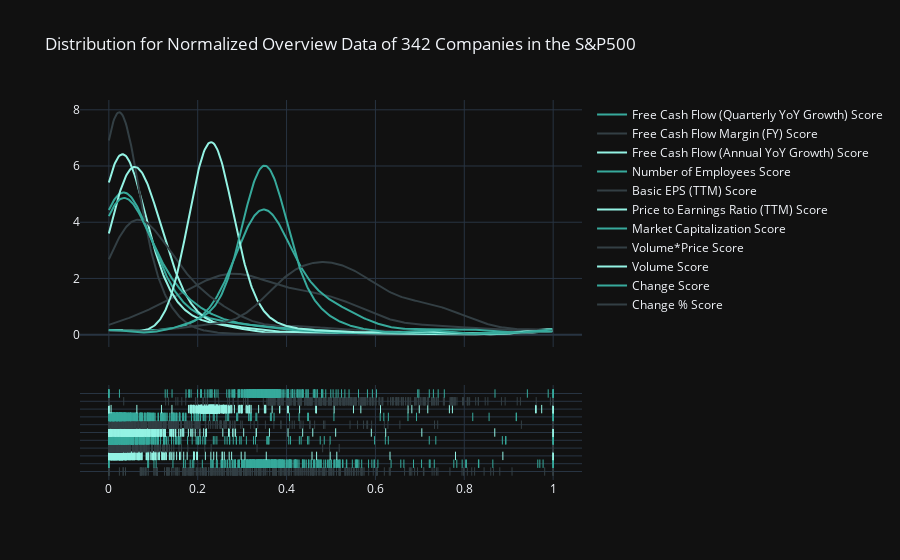
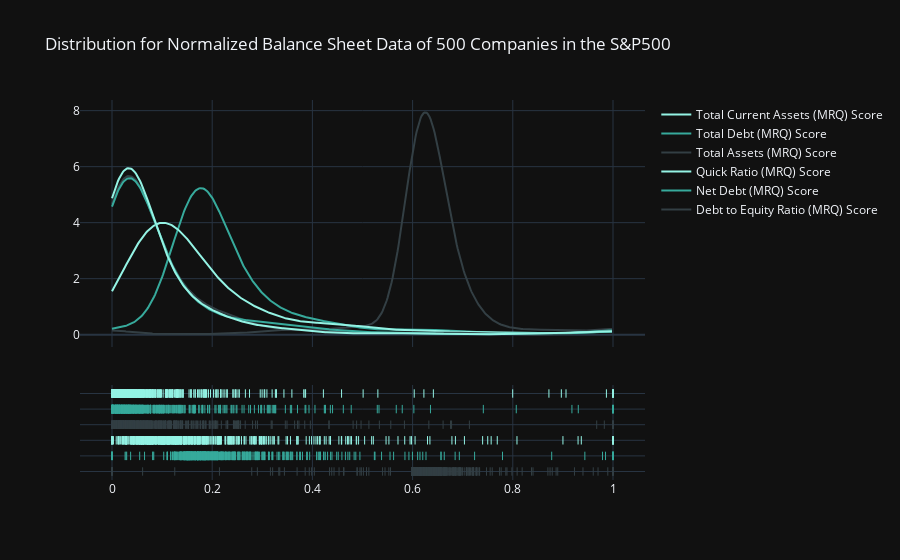
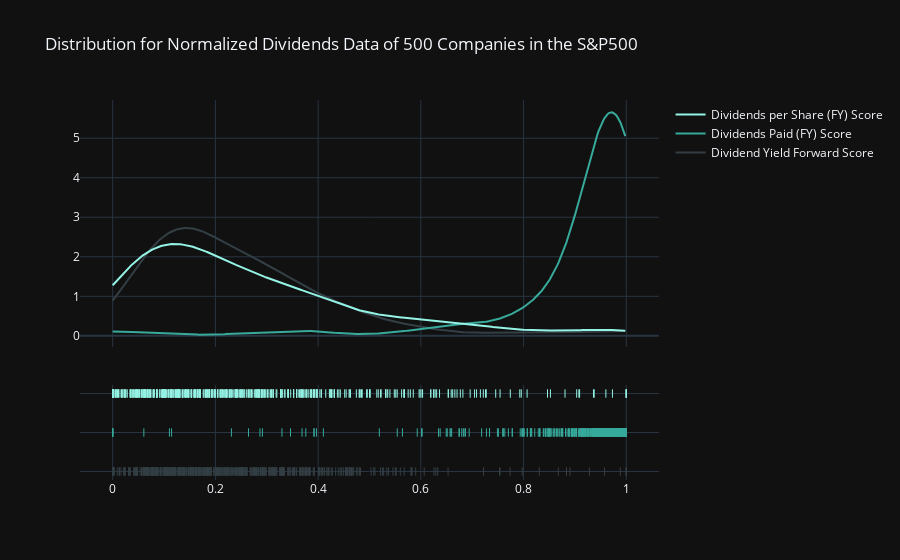
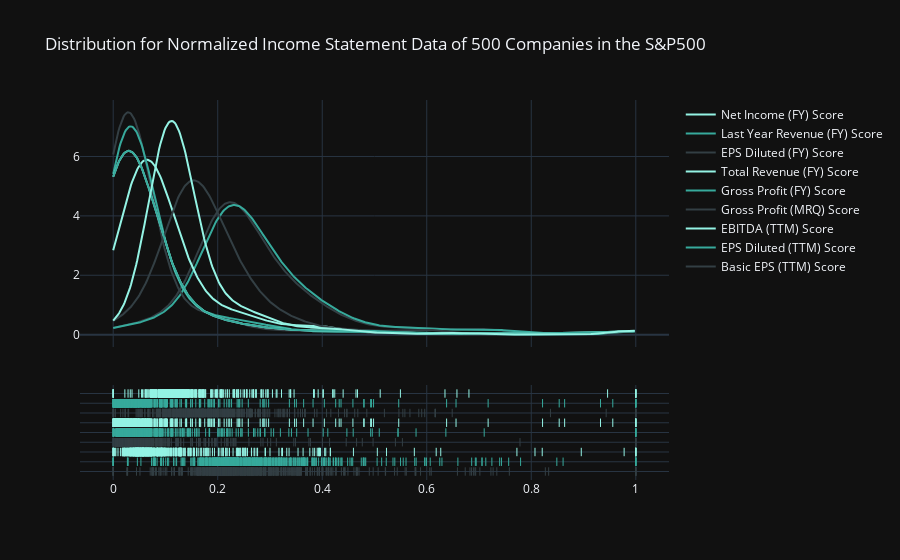

These figures' notebook cell, in order:
### Code cell
def distplot(df, data_name):
    df = df.select_dtypes(exclude='object')[:500]
    n = len(df)
    
    for column in df.columns:
        test.rank(df, col=column, normalize_only=True, upper_quantile=0.99, lower_quantile=0.01)
        
    score_data_length = len(df.axes[1])
    input_df = df.T[int(score_data_length/2 + 1):].T
    hist_data = [input_df[x] for x in input_df.columns]
    
    group_labels = [x for x in input_df.columns]
    colors = ['#333F44', '#37AA9C', '#94F3E4']

    fig = ff.create_distplot(hist_data, group_labels, show_hist=False, colors=colors)
    fig.update_layout(title_text=f'Distribution for Normalized {data_name} of {n} Companies in the S&P500', template='plotly_dark')
    fig.show()

dfs = [
    overview_df,
    balance_sheet_df,
    dividends_df,
    income_statement_df,
    margins_df,
    performance_df,
    valuation_df
    ]

dfs_names = [
    "Overview Data",
    "Balance Sheet Data",
    "Dividends Data",
    "Income Statement Data",
    "Margins Data",
    "Performance Data",
    "Valuation Data"
    ]

for df, name in zip(dfs, dfs_names):
    df.dropna(inplace=True)
    distplot(df, name)

### Figure 1 — Plotly figure (JSON) as saved in the notebook; plotly's stock layout.template omitted (floating-point values rounded to 4 significant figures; data arrays with more than 128 entries replaced by an {"elided": "..."} marker saying what was removed)
{"data": [{"legendgroup": "Change % Score", "marker": {"color": "#333F44"}, "mode": "lines", "name": "Change % Score", "showlegend": true, "type": "scatter", "x": {"elided": "500 float values"}, "xaxis": "x", "y": {"elided": "500 float values"}, "yaxis": "y"}, {"legendgroup": "Change Score", "marker": {"color": "#37AA9C"}, "mode": "lines", "name": "Change Score", "showlegend": true, "type": "scatter", "x": {"elided": "500 float values"}, "xaxis": "x", "y": {"elided": "500 float values"}, "yaxis": "y"}, {"legendgroup": "Volume Score", "marker": {"color": "#94F3E4"}, "mode": "lines", "name": "Volume Score", "showlegend": true, "type": "scatter", "x": {"elided": "500 float values"}, "xaxis": "x", "y": {"elided": "500 float values"}, "yaxis": "y"}, {"legendgroup": "Volume*Price Score", "marker": {"color": "#333F44"}, "mode": "lines", "name": "Volume*Price Score", "showlegend": true, "type": "scatter", "x": {"elided": "500 float values"}, "xaxis": "x", "y": {"elided": "500 float values"}, "yaxis": "y"}, {"legendgroup": "Market Capitalization Score", "marker": {"color": "#37AA9C"}, "mode": "lines", "name": "Market Capitalization Score", "showlegend": true, "type": "scatter", "x": {"elided": "500 float values"}, "xaxis": "x", "y": {"elided": "500 float values"}, "yaxis": "y"}, {"legendgroup": "Price to Earnings Ratio (TTM) Score", "marker": {"color": "#94F3E4"}, "mode": "lines", "name": "Price to Earnings Ratio (TTM) Score", "showlegend": true, "type": "scatter", "x": {"elided": "500 float values"}, "xaxis": "x", "y": {"elided": "500 float values"}, "yaxis": "y"}, {"legendgroup": "Basic EPS (TTM) Score", "marker": {"color": "#333F44"}, "mode": "lines", "name": "Basic EPS (TTM) Score", "showlegend": true, "type": "scatter", "x": {"elided": "500 float values"}, "xaxis": "x", "y": {"elided": "500 float values"}, "yaxis": "y"}, {"legendgroup": "Number of Employees Score", "marker": {"color": "#37AA9C"}, "mode": "lines", "name": "Number of Employees Score", "showlegend": true, "type": "scatter", "x": {"elided": "500 float values"}, "xaxis": "x", "y": {"elided": "500 float values"}, "yaxis": "y"}, {"legendgroup": "Free Cash Flow (Annual YoY Growth) Score", "marker": {"color": "#94F3E4"}, "mode": "lines", "name": "Free Cash Flow (Annual YoY Growth) Score", "showlegend": true, "type": "scatter", "x": {"elided": "500 float values"}, "xaxis": "x", "y": {"elided": "500 float values"}, "yaxis": "y"}, {"legendgroup": "Free Cash Flow Margin (FY) Score", "marker": {"color": "#333F44"}, "mode": "lines", "name": "Free Cash Flow Margin (FY) Score", "showlegend": true, "type": "scatter", "x": {"elided": "500 float values"}, "xaxis": "x", "y": {"elided": "500 float values"}, "yaxis": "y"}, {"legendgroup": "Free Cash Flow (Quarterly YoY Growth) Score", "marker": {"color": "#37AA9C"}, "mode": "lines", "name": "Free Cash Flow (Quarterly YoY Growth) Score", "showlegend": true, "type": "scatter", "x": {"elided": "500 float values"}, "xaxis": "x", "y": {"elided": "500 float values"}, "yaxis": "y"}, {"legendgroup": "Change % Score", "marker": {"color": "#333F44", "symbol": "line-ns-open"}, "mode": "markers", "name": "Change % Score", "showlegend": false, "type": "scatter", "x": {"elided": "342 float values"}, "xaxis": "x", "y": {"elided": "342 str values"}, "yaxis": "y2"}, {"legendgroup": "Change Score", "marker": {"color": "#37AA9C", "symbol": "line-ns-open"}, "mode": "markers", "name": "Change Score", "showlegend": false, "type": "scatter", "x": {"elided": "342 float values"}, "xaxis": "x", "y": {"elided": "342 str values"}, "yaxis": "y2"}, {"legendgroup": "Volume Score", "marker": {"color": "#94F3E4", "symbol": "line-ns-open"}, "mode": "markers", "name": "Volume Score", "showlegend": false, "type": "scatter", "x": {"elided": "342 float values"}, "xaxis": "x", "y": {"elided": "342 str values"}, "yaxis": "y2"}, {"legendgroup": "Volume*Price Score", "marker": {"color": "#333F44", "symbol": "line-ns-open"}, "mode": "markers", "name": "Volume*Price Score", "showlegend": false, "type": "scatter", "x": {"elided": "342 float values"}, "xaxis": "x", "y": {"elided": "342 str values"}, "yaxis": "y2"}, {"legendgroup": "Market Capitalization Score", "marker": {"color": "#37AA9C", "symbol": "line-ns-open"}, "mode": "markers", "name": "Market Capitalization Score", "showlegend": false, "type": "scatter", "x": {"elided": "342 float values"}, "xaxis": "x", "y": {"elided": "342 str values"}, "yaxis": "y2"}, {"legendgroup": "Price to Earnings Ratio (TTM) Score", "marker": {"color": "#94F3E4", "symbol": "line-ns-open"}, "mode": "markers", "name": "Price to Earnings Ratio (TTM) Score", "showlegend": false, "type": "scatter", "x": {"elided": "342 float values"}, "xaxis": "x", "y": {"elided": "342 str values"}, "yaxis": "y2"}, {"legendgroup": "Basic EPS (TTM) Score", "marker": {"color": "#333F44", "symbol": "line-ns-open"}, "mode": "markers", "name": "Basic EPS (TTM) Score", "showlegend": false, "type": "scatter", "x": {"elided": "342 float values"}, "xaxis": "x", "y": {"elided": "342 str values"}, "yaxis": "y2"}, {"legendgroup": "Number of Employees Score", "marker": {"color": "#37AA9C", "symbol": "line-ns-open"}, "mode": "markers", "name": "Number of Employees Score", "showlegend": false, "type": "scatter", "x": {"elided": "342 float values"}, "xaxis": "x", "y": {"elided": "342 str values"}, "yaxis": "y2"}, {"legendgroup": "Free Cash Flow (Annual YoY Growth) Score", "marker": {"color": "#94F3E4", "symbol": "line-ns-open"}, "mode": "markers", "name": "Free Cash Flow (Annual YoY Growth) Score", "showlegend": false, "type": "scatter", "x": {"elided": "342 float values"}, "xaxis": "x", "y": {"elided": "342 str values"}, "yaxis": "y2"}, {"legendgroup": "Free Cash Flow Margin (FY) Score", "marker": {"color": "#333F44", "symbol": "line-ns-open"}, "mode": "markers", "name": "Free Cash Flow Margin (FY) Score", "showlegend": false, "type": "scatter", "x": {"elided": "342 float values"}, "xaxis": "x", "y": {"elided": "342 str values"}, "yaxis": "y2"}, {"legendgroup": "Free Cash Flow (Quarterly YoY Growth) Score", "marker": {"color": "#37AA9C", "symbol": "line-ns-open"}, "mode": "markers", "name": "Free Cash Flow (Quarterly YoY Growth) Score", "showlegend": false, "type": "scatter", "x": {"elided": "342 float values"}, "xaxis": "x", "y": {"elided": "342 str values"}, "yaxis": "y2"}], "layout": {"barmode": "overlay", "hovermode": "closest", "legend": {"traceorder": "reversed"}, "title": {"text": "Distribution for Normalized Overview Data of 342 Companies in the S&P500"}, "xaxis": {"anchor": "y2", "domain": [0, 1], "zeroline": false}, "yaxis": {"anchor": "free", "domain": [0.35, 1], "position": 0}, "yaxis2": {"anchor": "x", "domain": [0, 0.25], "dtick": 1, "showticklabels": false}}}

### Figure 2 — Plotly figure (JSON) as saved in the notebook; plotly's stock layout.template omitted (floating-point values rounded to 4 significant figures; data arrays with more than 128 entries replaced by an {"elided": "..."} marker saying what was removed)
{"data": [{"legendgroup": "Debt to Equity Ratio (MRQ) Score", "marker": {"color": "#333F44"}, "mode": "lines", "name": "Debt to Equity Ratio (MRQ) Score", "showlegend": true, "type": "scatter", "x": {"elided": "500 float values"}, "xaxis": "x", "y": {"elided": "500 float values"}, "yaxis": "y"}, {"legendgroup": "Net Debt (MRQ) Score", "marker": {"color": "#37AA9C"}, "mode": "lines", "name": "Net Debt (MRQ) Score", "showlegend": true, "type": "scatter", "x": {"elided": "500 float values"}, "xaxis": "x", "y": {"elided": "500 float values"}, "yaxis": "y"}, {"legendgroup": "Quick Ratio (MRQ) Score", "marker": {"color": "#94F3E4"}, "mode": "lines", "name": "Quick Ratio (MRQ) Score", "showlegend": true, "type": "scatter", "x": {"elided": "500 float values"}, "xaxis": "x", "y": {"elided": "500 float values"}, "yaxis": "y"}, {"legendgroup": "Total Assets (MRQ) Score", "marker": {"color": "#333F44"}, "mode": "lines", "name": "Total Assets (MRQ) Score", "showlegend": true, "type": "scatter", "x": {"elided": "500 float values"}, "xaxis": "x", "y": {"elided": "500 float values"}, "yaxis": "y"}, {"legendgroup": "Total Debt (MRQ) Score", "marker": {"color": "#37AA9C"}, "mode": "lines", "name": "Total Debt (MRQ) Score", "showlegend": true, "type": "scatter", "x": {"elided": "500 float values"}, "xaxis": "x", "y": {"elided": "500 float values"}, "yaxis": "y"}, {"legendgroup": "Total Current Assets (MRQ) Score", "marker": {"color": "#94F3E4"}, "mode": "lines", "name": "Total Current Assets (MRQ) Score", "showlegend": true, "type": "scatter", "x": {"elided": "500 float values"}, "xaxis": "x", "y": {"elided": "500 float values"}, "yaxis": "y"}, {"legendgroup": "Debt to Equity Ratio (MRQ) Score", "marker": {"color": "#333F44", "symbol": "line-ns-open"}, "mode": "markers", "name": "Debt to Equity Ratio (MRQ) Score", "showlegend": false, "type": "scatter", "x": {"elided": "500 float values"}, "xaxis": "x", "y": {"elided": "500 str values"}, "yaxis": "y2"}, {"legendgroup": "Net Debt (MRQ) Score", "marker": {"color": "#37AA9C", "symbol": "line-ns-open"}, "mode": "markers", "name": "Net Debt (MRQ) Score", "showlegend": false, "type": "scatter", "x": {"elided": "500 float values"}, "xaxis": "x", "y": {"elided": "500 str values"}, "yaxis": "y2"}, {"legendgroup": "Quick Ratio (MRQ) Score", "marker": {"color": "#94F3E4", "symbol": "line-ns-open"}, "mode": "markers", "name": "Quick Ratio (MRQ) Score", "showlegend": false, "type": "scatter", "x": {"elided": "500 float values"}, "xaxis": "x", "y": {"elided": "500 str values"}, "yaxis": "y2"}, {"legendgroup": "Total Assets (MRQ) Score", "marker": {"color": "#333F44", "symbol": "line-ns-open"}, "mode": "markers", "name": "Total Assets (MRQ) Score", "showlegend": false, "type": "scatter", "x": {"elided": "500 float values"}, "xaxis": "x", "y": {"elided": "500 str values"}, "yaxis": "y2"}, {"legendgroup": "Total Debt (MRQ) Score", "marker": {"color": "#37AA9C", "symbol": "line-ns-open"}, "mode": "markers", "name": "Total Debt (MRQ) Score", "showlegend": false, "type": "scatter", "x": {"elided": "500 float values"}, "xaxis": "x", "y": {"elided": "500 str values"}, "yaxis": "y2"}, {"legendgroup": "Total Current Assets (MRQ) Score", "marker": {"color": "#94F3E4", "symbol": "line-ns-open"}, "mode": "markers", "name": "Total Current Assets (MRQ) Score", "showlegend": false, "type": "scatter", "x": {"elided": "500 float values"}, "xaxis": "x", "y": {"elided": "500 str values"}, "yaxis": "y2"}], "layout": {"barmode": "overlay", "hovermode": "closest", "legend": {"traceorder": "reversed"}, "title": {"text": "Distribution for Normalized Balance Sheet Data of 500 Companies in the S&P500"}, "xaxis": {"anchor": "y2", "domain": [0, 1], "zeroline": false}, "yaxis": {"anchor": "free", "domain": [0.35, 1], "position": 0}, "yaxis2": {"anchor": "x", "domain": [0, 0.25], "dtick": 1, "showticklabels": false}}}

### Figure 3 — Plotly figure (JSON) as saved in the notebook; plotly's stock layout.template omitted (floating-point values rounded to 4 significant figures; data arrays with more than 128 entries replaced by an {"elided": "..."} marker saying what was removed)
{"data": [{"legendgroup": "Dividend Yield Forward Score", "marker": {"color": "#333F44"}, "mode": "lines", "name": "Dividend Yield Forward Score", "showlegend": true, "type": "scatter", "x": {"elided": "500 float values"}, "xaxis": "x", "y": {"elided": "500 float values"}, "yaxis": "y"}, {"legendgroup": "Dividends Paid (FY) Score", "marker": {"color": "#37AA9C"}, "mode": "lines", "name": "Dividends Paid (FY) Score", "showlegend": true, "type": "scatter", "x": {"elided": "500 float values"}, "xaxis": "x", "y": {"elided": "500 float values"}, "yaxis": "y"}, {"legendgroup": "Dividends per Share (FY) Score", "marker": {"color": "#94F3E4"}, "mode": "lines", "name": "Dividends per Share (FY) Score", "showlegend": true, "type": "scatter", "x": {"elided": "500 float values"}, "xaxis": "x", "y": {"elided": "500 float values"}, "yaxis": "y"}, {"legendgroup": "Dividend Yield Forward Score", "marker": {"color": "#333F44", "symbol": "line-ns-open"}, "mode": "markers", "name": "Dividend Yield Forward Score", "showlegend": false, "type": "scatter", "x": {"elided": "500 float values"}, "xaxis": "x", "y": {"elided": "500 str values"}, "yaxis": "y2"}, {"legendgroup": "Dividends Paid (FY) Score", "marker": {"color": "#37AA9C", "symbol": "line-ns-open"}, "mode": "markers", "name": "Dividends Paid (FY) Score", "showlegend": false, "type": "scatter", "x": {"elided": "500 float values"}, "xaxis": "x", "y": {"elided": "500 str values"}, "yaxis": "y2"}, {"legendgroup": "Dividends per Share (FY) Score", "marker": {"color": "#94F3E4", "symbol": "line-ns-open"}, "mode": "markers", "name": "Dividends per Share (FY) Score", "showlegend": false, "type": "scatter", "x": {"elided": "500 float values"}, "xaxis": "x", "y": {"elided": "500 str values"}, "yaxis": "y2"}], "layout": {"barmode": "overlay", "hovermode": "closest", "legend": {"traceorder": "reversed"}, "title": {"text": "Distribution for Normalized Dividends Data of 500 Companies in the S&P500"}, "xaxis": {"anchor": "y2", "domain": [0, 1], "zeroline": false}, "yaxis": {"anchor": "free", "domain": [0.35, 1], "position": 0}, "yaxis2": {"anchor": "x", "domain": [0, 0.25], "dtick": 1, "showticklabels": false}}}

### Figure 4 — Plotly figure (JSON) as saved in the notebook; plotly's stock layout.template omitted (floating-point values rounded to 4 significant figures; data arrays with more than 128 entries replaced by an {"elided": "..."} marker saying what was removed)
{"data": [{"legendgroup": "Basic EPS (TTM) Score", "marker": {"color": "#333F44"}, "mode": "lines", "name": "Basic EPS (TTM) Score", "showlegend": true, "type": "scatter", "x": {"elided": "500 float values"}, "xaxis": "x", "y": {"elided": "500 float values"}, "yaxis": "y"}, {"legendgroup": "EPS Diluted (TTM) Score", "marker": {"color": "#37AA9C"}, "mode": "lines", "name": "EPS Diluted (TTM) Score", "showlegend": true, "type": "scatter", "x": {"elided": "500 float values"}, "xaxis": "x", "y": {"elided": "500 float values"}, "yaxis": "y"}, {"legendgroup": "EBITDA (TTM) Score", "marker": {"color": "#94F3E4"}, "mode": "lines", "name": "EBITDA (TTM) Score", "showlegend": true, "type": "scatter", "x": {"elided": "500 float values"}, "xaxis": "x", "y": {"elided": "500 float values"}, "yaxis": "y"}, {"legendgroup": "Gross Profit (MRQ) Score", "marker": {"color": "#333F44"}, "mode": "lines", "name": "Gross Profit (MRQ) Score", "showlegend": true, "type": "scatter", "x": {"elided": "500 float values"}, "xaxis": "x", "y": {"elided": "500 float values"}, "yaxis": "y"}, {"legendgroup": "Gross Profit (FY) Score", "marker": {"color": "#37AA9C"}, "mode": "lines", "name": "Gross Profit (FY) Score", "showlegend": true, "type": "scatter", "x": {"elided": "500 float values"}, "xaxis": "x", "y": {"elided": "500 float values"}, "yaxis": "y"}, {"legendgroup": "Total Revenue (FY) Score", "marker": {"color": "#94F3E4"}, "mode": "lines", "name": "Total Revenue (FY) Score", "showlegend": true, "type": "scatter", "x": {"elided": "500 float values"}, "xaxis": "x", "y": {"elided": "500 float values"}, "yaxis": "y"}, {"legendgroup": "EPS Diluted (FY) Score", "marker": {"color": "#333F44"}, "mode": "lines", "name": "EPS Diluted (FY) Score", "showlegend": true, "type": "scatter", "x": {"elided": "500 float values"}, "xaxis": "x", "y": {"elided": "500 float values"}, "yaxis": "y"}, {"legendgroup": "Last Year Revenue (FY) Score", "marker": {"color": "#37AA9C"}, "mode": "lines", "name": "Last Year Revenue (FY) Score", "showlegend": true, "type": "scatter", "x": {"elided": "500 float values"}, "xaxis": "x", "y": {"elided": "500 float values"}, "yaxis": "y"}, {"legendgroup": "Net Income (FY) Score", "marker": {"color": "#94F3E4"}, "mode": "lines", "name": "Net Income (FY) Score", "showlegend": true, "type": "scatter", "x": {"elided": "500 float values"}, "xaxis": "x", "y": {"elided": "500 float values"}, "yaxis": "y"}, {"legendgroup": "Basic EPS (TTM) Score", "marker": {"color": "#333F44", "symbol": "line-ns-open"}, "mode": "markers", "name": "Basic EPS (TTM) Score", "showlegend": false, "type": "scatter", "x": {"elided": "500 float values"}, "xaxis": "x", "y": {"elided": "500 str values"}, "yaxis": "y2"}, {"legendgroup": "EPS Diluted (TTM) Score", "marker": {"color": "#37AA9C", "symbol": "line-ns-open"}, "mode": "markers", "name": "EPS Diluted (TTM) Score", "showlegend": false, "type": "scatter", "x": {"elided": "500 float values"}, "xaxis": "x", "y": {"elided": "500 str values"}, "yaxis": "y2"}, {"legendgroup": "EBITDA (TTM) Score", "marker": {"color": "#94F3E4", "symbol": "line-ns-open"}, "mode": "markers", "name": "EBITDA (TTM) Score", "showlegend": false, "type": "scatter", "x": {"elided": "500 float values"}, "xaxis": "x", "y": {"elided": "500 str values"}, "yaxis": "y2"}, {"legendgroup": "Gross Profit (MRQ) Score", "marker": {"color": "#333F44", "symbol": "line-ns-open"}, "mode": "markers", "name": "Gross Profit (MRQ) Score", "showlegend": false, "type": "scatter", "x": {"elided": "500 float values"}, "xaxis": "x", "y": {"elided": "500 str values"}, "yaxis": "y2"}, {"legendgroup": "Gross Profit (FY) Score", "marker": {"color": "#37AA9C", "symbol": "line-ns-open"}, "mode": "markers", "name": "Gross Profit (FY) Score", "showlegend": false, "type": "scatter", "x": {"elided": "500 float values"}, "xaxis": "x", "y": {"elided": "500 str values"}, "yaxis": "y2"}, {"legendgroup": "Total Revenue (FY) Score", "marker": {"color": "#94F3E4", "symbol": "line-ns-open"}, "mode": "markers", "name": "Total Revenue (FY) Score", "showlegend": false, "type": "scatter", "x": {"elided": "500 float values"}, "xaxis": "x", "y": {"elided": "500 str values"}, "yaxis": "y2"}, {"legendgroup": "EPS Diluted (FY) Score", "marker": {"color": "#333F44", "symbol": "line-ns-open"}, "mode": "markers", "name": "EPS Diluted (FY) Score", "showlegend": false, "type": "scatter", "x": {"elided": "500 float values"}, "xaxis": "x", "y": {"elided": "500 str values"}, "yaxis": "y2"}, {"legendgroup": "Last Year Revenue (FY) Score", "marker": {"color": "#37AA9C", "symbol": "line-ns-open"}, "mode": "markers", "name": "Last Year Revenue (FY) Score", "showlegend": false, "type": "scatter", "x": {"elided": "500 float values"}, "xaxis": "x", "y": {"elided": "500 str values"}, "yaxis": "y2"}, {"legendgroup": "Net Income (FY) Score", "marker": {"color": "#94F3E4", "symbol": "line-ns-open"}, "mode": "markers", "name": "Net Income (FY) Score", "showlegend": false, "type": "scatter", "x": {"elided": "500 float values"}, "xaxis": "x", "y": {"elided": "500 str values"}, "yaxis": "y2"}], "layout": {"barmode": "overlay", "hovermode": "closest", "legend": {"traceorder": "reversed"}, "title": {"text": "Distribution for Normalized Income Statement Data of 500 Companies in the S&P500"}, "xaxis": {"anchor": "y2", "domain": [0, 1], "zeroline": false}, "yaxis": {"anchor": "free", "domain": [0.35, 1], "position": 0}, "yaxis2": {"anchor": "x", "domain": [0, 0.25], "dtick": 1, "showticklabels": false}}}
